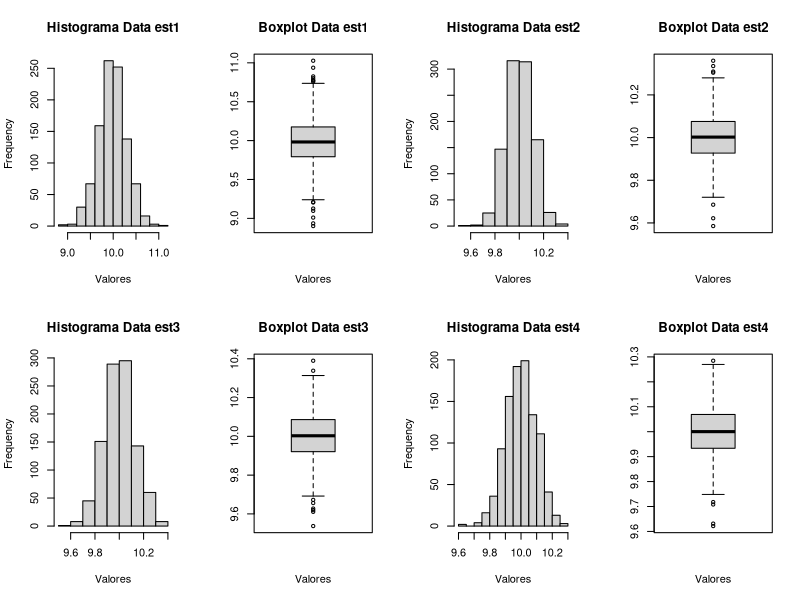

Source code (R):
n = 100
mu = 10
sigma = 1

m = 1000

est1 = numeric(m)
est2 = numeric(m)
est3 = numeric(m)
est4 = numeric(m)

for (j in 1:m){
  
  x = rnorm(n, mean = mu, sd = sigma)
  est1[j] = (max(x) + min(x))/2
  est2[j] = (quantile(x, probs = .25) + quantile(x, probs = .75))/2
  est3[j] = quantile(x, probs = 0.5)
  est4[j] = mean(x)
}

par(mfrow = c(2, 4))  # 2 filas, 4 columnas para los gráficos
hist(est1, main = paste("Histograma Data", "est1"), xlab = "Valores")
boxplot(est1, main = paste("Boxplot Data", "est1"), xlab = "Valores")
hist(est2, main = paste("Histograma Data", "est2"), xlab = "Valores")
boxplot(est2, main = paste("Boxplot Data", "est2"), xlab = "Valores")
hist(est3, main = paste("Histograma Data", "est3"), xlab = "Valores")
boxplot(est3, main = paste("Boxplot Data", "est3"), xlab = "Valores")
hist(est4, main = paste("Histograma Data", "est4"), xlab = "Valores")
boxplot(est4, main = paste("Boxplot Data", "est4"), xlab = "Valores")

resumen <- data.frame(
  Conjunto = paste("Data", 1:4),
  Media = sapply(list(est1, est2,
                      est3,est4), mean),
  Bias = mu-sapply(list(est1, est2,
                        est3,est4), mean),
  Desviacion_Estandar = sapply(list(est1, est2,
                                    est3,est4), sd)
)

print(resumen)
